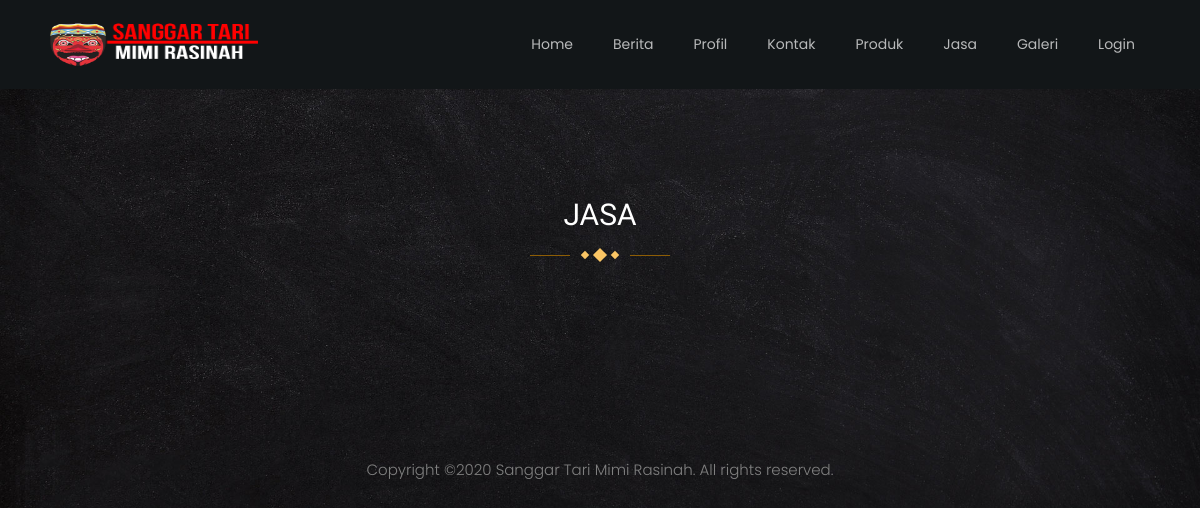
/mimirasinah/index.php/home/jasa, run on an earlier commit of the app's database.
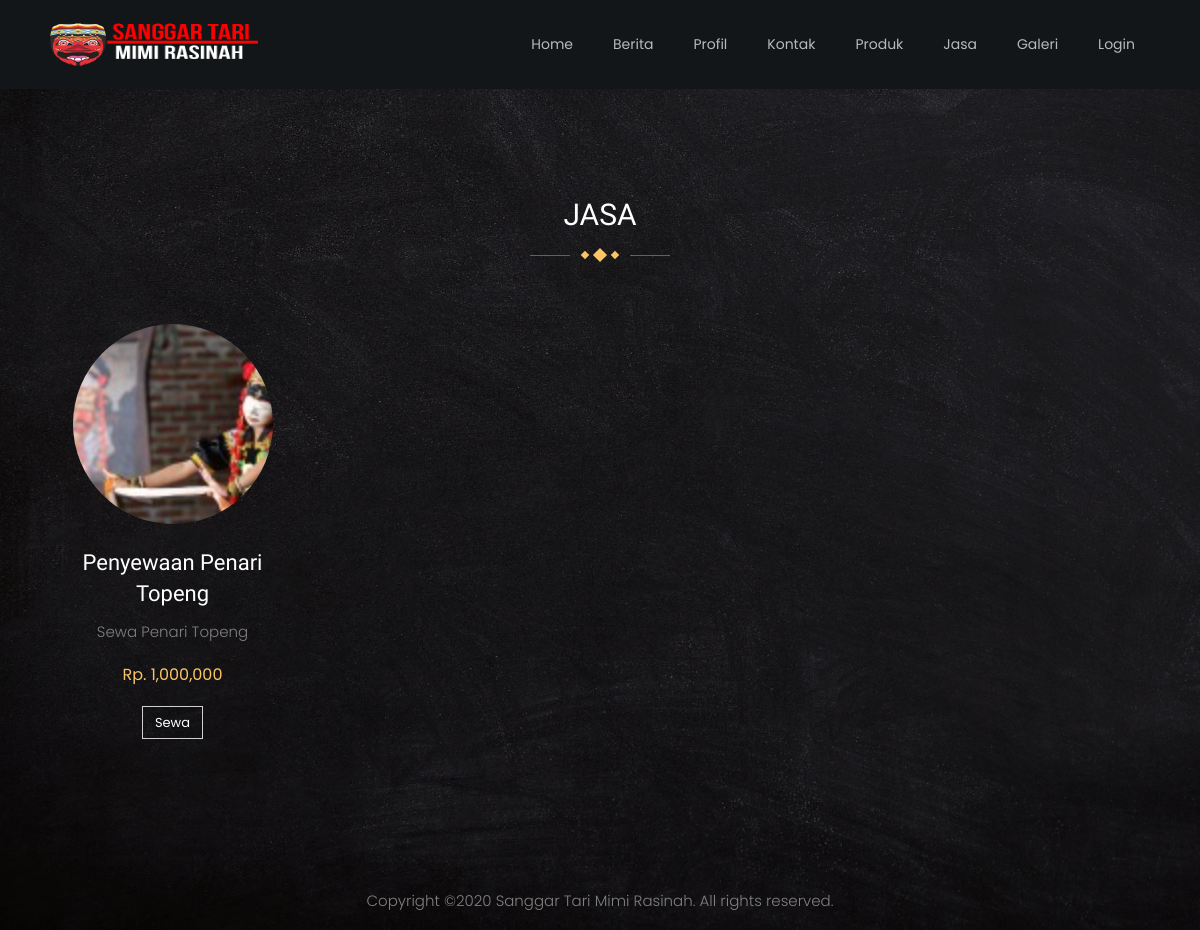
And on a later commit of the database.
### tables this page shows
CREATE TABLE `jasa` (
  `id_jasa` int(11) NOT NULL,
  `nama` varchar(255) NOT NULL,
  `harga` int(11) NOT NULL,
  `deskripsi` varchar(255) NOT NULL,
  `foto_jasa` varchar(255) NOT NULL,
  `tgl_input` date NOT NULL
);

### mimirasinah/application/controllers/Home.php (called while the page is built, shortened)
<?php
class Home extends CI_Controller {
	function __construct()
    {
		$this->load->model('Agenda_model');
		$this->load->model('User_model');
        $this->load->library('form_validation');
    }
	public function jasa(){
		$data = array("container" => "user/jasa", "footer" => "user/footer", "nav" => "user/nav");
		$this->load->view("user/template", $data);
	}
}

### mimirasinah/index.php (called while the page is built, shortened)
<?php
require_once BASEPATH.'core/CodeIgniter.php';

### mimirasinah/application/views/user/jasa.php (the view)
<section class="ftco-section">
    	<div class="container">
    		<div class="row justify-content-center mb-5 pb-3">
          <div class="col-md-7 heading-section ftco-animate text-center">
            <h2 class="mb-4">Jasa</h2>
            <p class="flip"><span class="deg1"></span><span class="deg2"></span><span class="deg3"></span></p>
          </div>
        </div>
    		<div class="row">
			<?php
					$hasil= $this->db->query("SELECT * from jasa");
					foreach($hasil->result() as $jasa){
					?>
    			<div class="col-md-3 text-center ftco-animate">
      			<div class="menu-wrap">
      				<a href="#" class="menu-img img mb-4" style="background-image: url(<?php echo base_url(); ?>user/produk_dan_jasa/<?php echo $jasa->foto_jasa; ?>);"></a>
      				<div class="text">
      					<h3><a href="#"><?php echo $jasa->nama;?></a></h3>
      					<p><?php echo $jasa->deskripsi;?></p>
      					<p class="price"><span><?php echo 'Rp. '.number_format($jasa->harga)?></span></p>
      					<p><a href="<?php echo site_url() ?>login" class="btn btn-white btn-outline-white">Sewa</a></p>
      				</div>
      			</div>
      		</div>
      		<?php
					}
		?>
    		</div>
    	</div>
    </section>

What changed in the data, as far as the page shows it:
added jasa: foto_jasa (picture), nama "Penyewaan Penari Topeng", deskripsi "Sewa Penari Topeng", harga "1,000,000"
